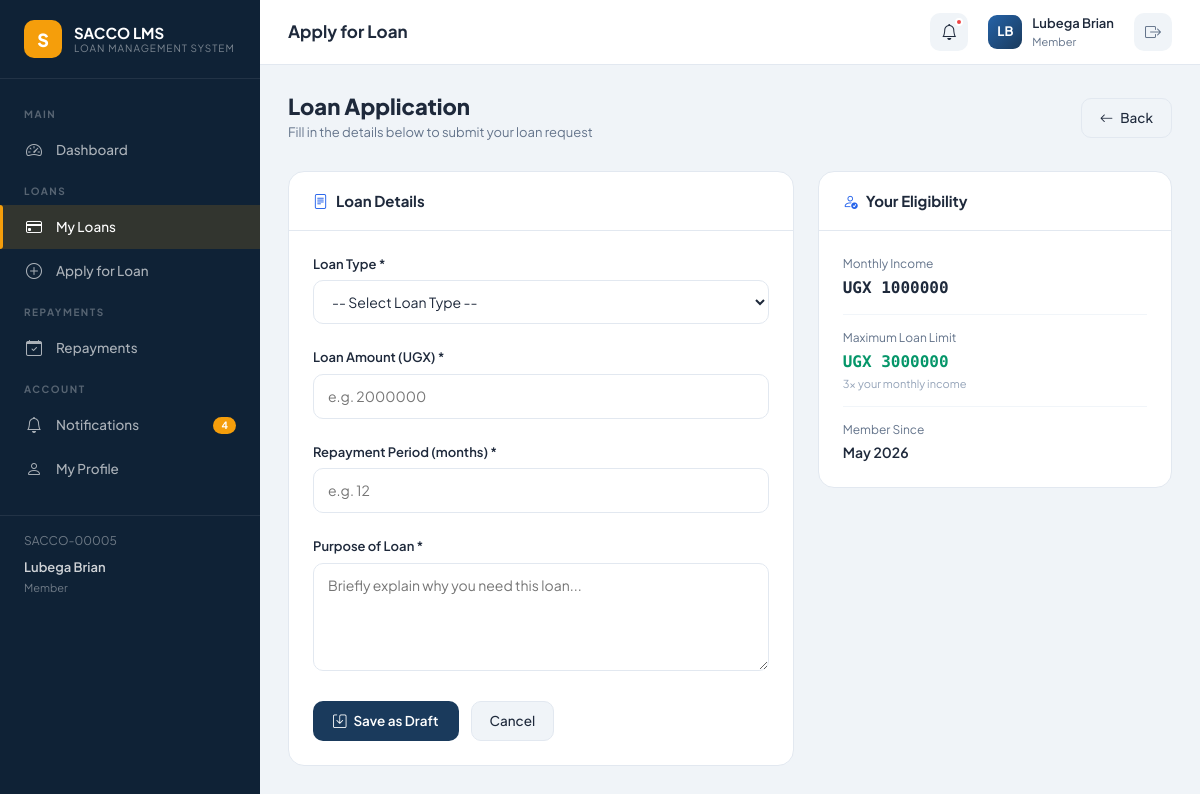
/loans/apply/ (signed in), run on the app's committed database.
### accounts/models.py (models this page shows, shortened)
class User(AbstractUser):
    ROLE_MEMBER = 'member'
    ROLE_ADMIN = 'admin'
    ROLE_CHOICES = [
        (ROLE_MEMBER, 'Member'),
        (ROLE_ADMIN, 'Administrator'),
    ]
    role = models.CharField(max_length=20, choices=ROLE_CHOICES, default=ROLE_MEMBER)
    national_id = models.CharField(max_length=20, unique=True, null=True, blank=True)
    phone_number = models.CharField(max_length=15, blank=True)
    address = models.TextField(blank=True)
    occupation = models.CharField(max_length=100, blank=True)
    monthly_income = models.DecimalField(max_digits=12, decimal_places=2, default=0)
    profile_photo = models.ImageField(upload_to='profiles/', null=True, blank=True)
    is_active = models.BooleanField(default=True)
    date_joined = models.DateTimeField(default=timezone.now)
    member_number = models.CharField(max_length=20, unique=True, null=True, blank=True)
    class Meta:
        verbose_name = 'User'
        verbose_name_plural = 'Users'
        ordering = ['-date_joined']
    @property
    def is_admin(self):
        return self.role == self.ROLE_ADMIN or self.is_staff

### loans/views.py (the view)
# urls.py: path('apply/', views.loan_apply_view, name='apply'),
@login_required
def loan_apply_view(request):
    if request.user.is_admin:
        messages.error(request, 'Administrators cannot apply for loans.')
        return redirect('loans:list')
    if request.method == 'POST':
        form = LoanApplicationForm(request.POST)
        if form.is_valid():
            amount = form.cleaned_data['amount_requested']
            duration = form.cleaned_data['repayment_period']
            errors = validate_loan_application(request.user, amount, duration)
            if errors:
                for e in errors:
                    messages.error(request, e)
            else:
                loan = form.save(commit=False)
                loan.applicant = request.user
                loan.interest_rate = loan.loan_type.interest_rate if loan.loan_type else 12
                loan.monthly_installment = loan.calculate_monthly_installment()
                loan.total_repayable = loan.monthly_installment * loan.repayment_period
                loan.save()
                messages.success(request, f'Loan application {loan.loan_id} saved as draft.')
                return redirect('loans:detail', pk=loan.pk)
    else:
        form = LoanApplicationForm()
    loan_types = LoanType.objects.filter(is_active=True)
    return render(request, 'loans/loan_apply.html', {'form': form, 'loan_types': loan_types})

### loans/forms.py
class LoanApplicationForm(forms.ModelForm):
    class Meta:
        model = Loan
        fields = ('loan_type', 'amount_requested', 'repayment_period', 'purpose')
        widgets = {
            'amount_requested': forms.NumberInput(attrs={
                'placeholder': 'Amount in UGX', 'min': '100000', 'step': '50000'}),
            'repayment_period': forms.NumberInput(attrs={
                'placeholder': 'Number of months', 'min': '1', 'max': '60'}),
            'purpose': forms.Textarea(attrs={
                'rows': 4, 'placeholder': 'Describe why you need this loan...'}),
        }
    def __init__(self, *args, **kwargs):
        super().__init__(*args, **kwargs)
        self.fields['loan_type'].queryset = LoanType.objects.filter(is_active=True)
        self.fields['loan_type'].empty_label = "-- Select Loan Type --"

### notifications/context_processors.py (called while the page is built)
def notifications_processor(request):
    if request.user.is_authenticated:
        unread_count = request.user.notifications.filter(is_read=False).count()
        recent_notifications = request.user.notifications.filter(is_read=False)[:5]
        return {
            'unread_notifications_count': unread_count,
            'recent_notifications': recent_notifications,
        }
    return {'unread_notifications_count': 0, 'recent_notifications': []}

### templates/loans/loan_apply.html (shortened to what this page needs)
{% extends 'base.html' %}
{% block page_title %}Apply for Loan{% endblock %}
{% block content %}
<div class="page-header">
    <div>
        <h1>Loan Application</h1>
        <p>Fill in the details below to submit your loan request</p>
    </div>
    <a href="{% url 'loans:list' %}" class="btn-ghost"><i class="bi bi-arrow-left"></i> Back</a>
</div>
<div class="row g-4">
    <div class="col-lg-7">
        <div class="content-card">
            <div class="card-header-custom">
                <h5><i class="bi bi-file-text me-2" style="color:#2563eb;"></i>Loan Details</h5>
            </div>
            <div class="card-body-custom">
                <form method="post" id="loanForm">
                    <div class="mb-4">
                        <label class="form-label-sacco">Loan Type *</label>
                        <select name="loan_type" class="form-control-sacco" id="loanTypeSelect" required>
                            <option value="">-- Select Loan Type --</option>
                        </select>
                    </div>
                    <div class="mb-4">
                        <label class="form-label-sacco">Loan Amount (UGX) *</label>
                        <input type="number" name="amount_requested" class="form-control-sacco"
                            id="amountInput" placeholder="e.g. 2000000"
                            min="100000" step="50000" required
                            value="{{ form.amount_requested.value|default:'' }}">
                    </div>
                    <div class="mb-4">
                        <label class="form-label-sacco">Repayment Period (months) *</label>
                        <input type="number" name="repayment_period" class="form-control-sacco"
                            id="durationInput" placeholder="e.g. 12" min="1" max="60" required
                            value="{{ form.repayment_period.value|default:'' }}">
                    </div>
                    <div class="mb-4">
                        <label class="form-label-sacco">Purpose of Loan *</label>
                        <textarea name="purpose" class="form-control-sacco" rows="4"
                            placeholder="Briefly explain why you need this loan..." required>{{ form.purpose.value|default:'' }}</textarea>
                    </div>
                    <div style="display:flex; gap: 12px; margin-top: 24px;">
                        <button type="submit" class="btn-primary-sacco">
                            <i class="bi bi-save"></i> Save as Draft
                        </button>
                        <a href="{% url 'loans:list' %}" class="btn-ghost">Cancel</a>
                    </div>
                </form>
            </div>
        </div>
    </div>
    <div class="col-lg-5">
        <div class="content-card">
            <div class="card-header-custom">
                <h5><i class="bi bi-person-check me-2" style="color:#2563eb;"></i>Your Eligibility</h5>
            </div>
            <div class="card-body-custom">
                <div style="margin-bottom:14px; padding-bottom:14px; border-bottom:1px solid #f1f5f9;">
                    <div style="font-size:12px; color:#64748b;">Monthly Income</div>
                    <div class="money" style="font-size:16px; font-weight:700; margin-top:3px;">
                        UGX {{ user.monthly_income|floatformat:0 }}
                    </div>
                </div>
                <div style="margin-bottom:14px; padding-bottom:14px; border-bottom:1px solid #f1f5f9;">
                    <div style="font-size:12px; color:#64748b;">Maximum Loan Limit</div>
                    <div class="money" style="font-size:16px; font-weight:700; color:#059669; margin-top:3px;">
                        UGX {% widthratio user.monthly_income 1 3 %}
                    </div>
                    <div style="font-size:11px; color:#94a3b8; margin-top:2px;">3× your monthly income</div>
                </div>
                <div>
                    <div style="font-size:12px; color:#64748b;">Member Since</div>
                    <div style="font-size:14px; font-weight:600; margin-top:3px;">
                        {{ user.date_joined|date:"F Y" }}
                    </div>
                </div>
            </div>
        </div>
    </div>
</div>
{% endblock %}

### templates/base.html (shortened to what this page needs)
<!DOCTYPE html>
<html lang="en">
<head>
    <link rel="stylesheet" href="https://cdn.jsdelivr.net/npm/bootstrap@5.3.2/dist/css/bootstrap.min.css">
    <link rel="stylesheet" href="https://cdn.jsdelivr.net/npm/bootstrap-icons@1.11.2/font/bootstrap-icons.min.css">
</head>
<body>
{% if user.is_authenticated %}
<aside class="sidebar" id="sidebar">
    <div class="sidebar-brand">
        <div class="brand-icon">S</div>
        <div class="brand-text">
            SACCO LMS
            <span>Loan Management System</span>
        </div>
    </div>
    <nav class="sidebar-nav">
        <div class="nav-section-label">Main</div>
        <a href="{% url 'dashboard:index' %}" class="sidebar-link {% if request.resolver_match.app_name == 'dashboard' %}active{% endif %}">
            <i class="bi bi-speedometer2"></i> Dashboard
        </a>
        <div class="nav-section-label">Loans</div>
        <a href="{% url 'loans:list' %}" class="sidebar-link {% if request.resolver_match.app_name == 'loans' %}active{% endif %}">
            <i class="bi bi-credit-card"></i> {% if user.is_admin %}All Loans{% else %}My Loans{% endif %}
        </a>
        {% if not user.is_admin %}
        <a href="{% url 'loans:apply' %}" class="sidebar-link">
            <i class="bi bi-plus-circle"></i> Apply for Loan
        </a>
        {% endif %}
        <div class="nav-section-label">Repayments</div>
        <a href="{% url 'repayments:list' %}" class="sidebar-link {% if request.resolver_match.app_name == 'repayments' %}active{% endif %}">
            <i class="bi bi-calendar-check"></i> Repayments
        </a>
        <div class="nav-section-label">Account</div>
        <a href="{% url 'notifications:list' %}" class="sidebar-link {% if request.resolver_match.app_name == 'notifications' %}active{% endif %}">
            <i class="bi bi-bell"></i> Notifications
            {% if unread_notifications_count > 0 %}
            <span class="sidebar-badge">{{ unread_notifications_count }}</span>
            {% endif %}
        </a>
        <a href="{% url 'accounts:profile' %}" class="sidebar-link {% if request.resolver_match.url_name == 'profile' %}active{% endif %}">
            <i class="bi bi-person"></i> My Profile
        </a>
        <div style="padding: 16px 24px; margin-top: 24px; border-top: 1px solid rgba(255,255,255,0.08);">
            <div style="font-size: 12px; color: rgba(255,255,255,0.4); margin-bottom: 8px;">
                {{ user.member_number }}
            </div>
            <div style="font-size: 13px; color: rgba(255,255,255,0.8); font-weight: 600;">
                {{ user.get_full_name|default:user.username }}
            </div>
            <div style="font-size: 11px; color: rgba(255,255,255,0.4); margin-top: 2px;">
                {{ user.get_role_display }}
            </div>
        </div>
    </nav>
</aside>
<div class="main-wrapper">
    <header class="topbar">
        <div class="topbar-title">{% block page_title %}Dashboard{% endblock %}</div>
        <div class="topbar-actions">
            <a href="{% url 'notifications:list' %}" class="topbar-btn" style="text-decoration:none; color: inherit;">
                <i class="bi bi-bell"></i>
                {% if unread_notifications_count > 0 %}<span class="notif-badge"></span>{% endif %}
            </a>
            <div class="dropdown">
                <a href="{% url 'accounts:profile' %}" class="topbar-user">
                    <div class="user-avatar">
                        {{ user.first_name|first|upper }}{{ user.last_name|first|upper }}
                    </div>
                    <div class="user-info">
                        <span class="user-name">{{ user.get_full_name|default:user.username|truncatechars:18 }}</span>
                        <span class="user-role">{% if user.is_admin %}Administrator{% else %}Member{% endif %}</span>
                    </div>
                </a>
            </div>
            <a href="{% url 'accounts:logout' %}" class="topbar-btn" title="Logout">
                <i class="bi bi-box-arrow-right"></i>
            </a>
        </div>
    </header>
    <main class="page-content">
        {% block content %}{% endblock %}
    </main>
</div>
{% else %}
{% block auth_content %}{% endblock %}
{% endif %}
</body>
</html>

### data on the page
User: member_number "SACCO-00005", get_full_name "Lubega Brian", role "Member", first_name|first "L", last_name|first "B", monthly_income "1000000", monthly_income "3000000", date_joined "May 2026"

### other printed values
{{ unread_notifications_count }} "4"
